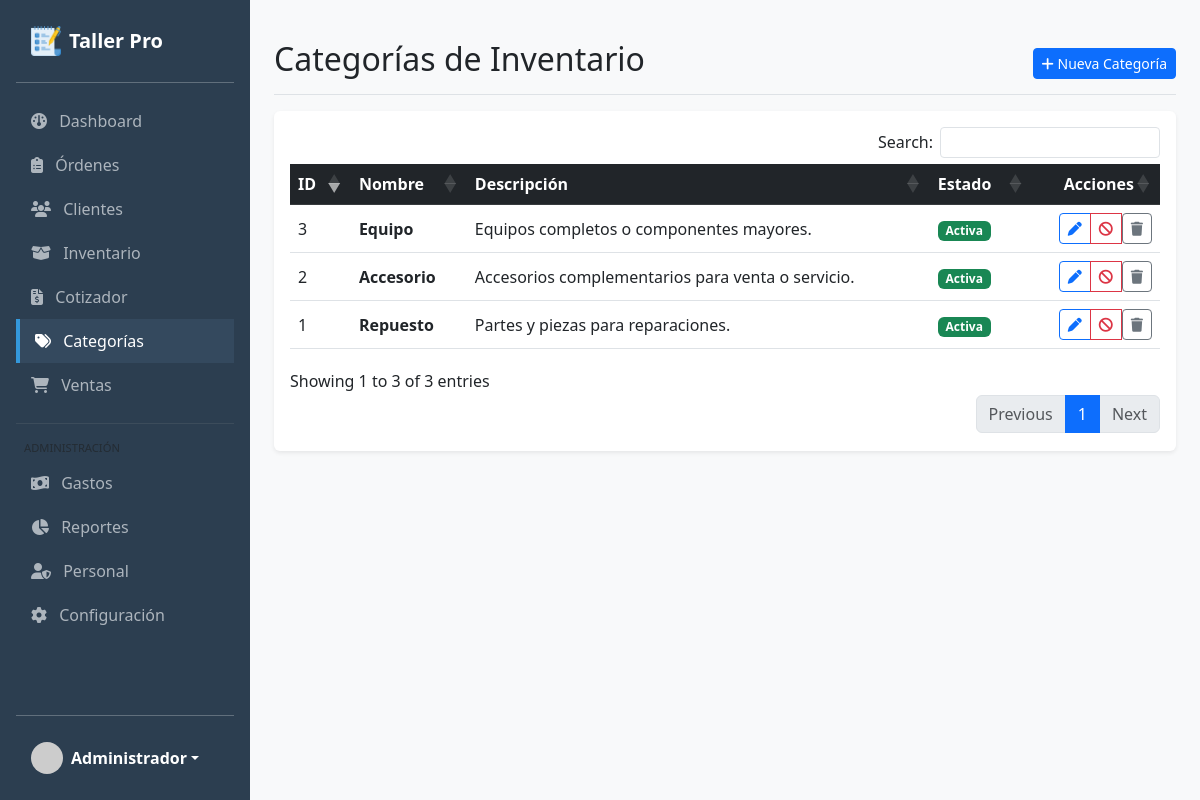
Screenshot of /categorias (signed in) with the database file from the repository.
### tables this page shows
CREATE TABLE IF NOT EXISTS `configuracion` (
  `id` int NOT NULL AUTO_INCREMENT,
  `nombre_sistema` varchar(100) DEFAULT 'Sistema Taller',
  `moneda` varchar(10) DEFAULT 'PEN',
  `simbolo_moneda` varchar(5) DEFAULT 'S/',
  `impuesto` decimal(5,2) DEFAULT '18.00',
  `telefono` varchar(20) DEFAULT NULL,
  `email` varchar(100) DEFAULT NULL,
  `direccion` text,
  `updated_at` timestamp NULL DEFAULT CURRENT_TIMESTAMP ON UPDATE CURRENT_TIMESTAMP,
  `logo` varchar(100) DEFAULT NULL,
  `terminos_orden` text,
  `mensaje_ticket` varchar(255) DEFAULT '¡Gracias por su preferencia!',
  PRIMARY KEY (`id`)
);

CREATE TABLE IF NOT EXISTS `categorias` (
  `id` int NOT NULL AUTO_INCREMENT,
  `nombre` varchar(100) NOT NULL,
  `descripcion` text,
  `estado` tinyint(1) DEFAULT '1',
  `created_at` timestamp NULL DEFAULT CURRENT_TIMESTAMP,
  PRIMARY KEY (`id`),
  UNIQUE KEY `nombre` (`nombre`)
);

### app/Controllers/CategoriaController.php (called while the page is built, shortened)
<?php
class CategoriaController extends BaseController {
    public function index() {
        $categoriaModel = new Categoria();
        $categorias = $categoriaModel->getAll();
        $this->view('categorias/index', [
            'categorias' => $categorias,
            'titulo' => 'Categorías'
        ]);
    }
}

### public/index.php (called while the page is built, shortened)
<?php
$router = new Router();
$router->get('/login', [AuthController::class, 'login']);
$router->post('/login/auth', [AuthController::class, 'authenticate']);
$router->get('/logout', [AuthController::class, 'logout']);
$router->get('/rastreo', [RastreoController::class, 'index']);
$router->get('/', [DashboardController::class, 'index']);
$router->get('/clientes', [ClienteController::class, 'index']);
$router->get('/clientes/perfil', [ClienteController::class, 'perfil']);
$router->post('/clientes/guardar', [ClienteController::class, 'store']);
$router->post('/clientes/actualizar', [ClienteController::class, 'update']);
$router->post('/clientes/cambiar-estado', [ClienteController::class, 'cambiarEstado']);
$router->get('/categorias', [CategoriaController::class, 'index']);
$router->post('/categorias/guardar', [CategoriaController::class, 'store']);
$router->post('/categorias/actualizar', [CategoriaController::class, 'update']);
$router->post('/categorias/cambiar-estado', [CategoriaController::class, 'cambiarEstado']);
$router->post('/categorias/eliminar', [CategoriaController::class, 'eliminar']);
$router->get('/productos', [ProductoController::class, 'index']);
$router->get('/productos/historial', [ProductoController::class, 'historial']);
$router->post('/productos/guardar', [ProductoController::class, 'store']);
$router->post('/productos/actualizar', [ProductoController::class, 'update']);
$router->post('/productos/cambiar-estado', [ProductoController::class, 'cambiarEstado']);
$router->post('/productos/ajustar', [ProductoController::class, 'ajustar']);
$router->get('/ordenes', [OrdenController::class, 'index']);
$router->get('/ordenes/detalle', [OrdenController::class, 'detalle']);
$router->get('/ordenes/imprimir', [OrdenController::class, 'imprimir']);
$router->get('/ordenes/etiqueta', [OrdenController::class, 'etiqueta']);
$router->get('/ordenes/garantia', [OrdenController::class, 'garantia']);
$router->post('/ordenes/guardar', [OrdenController::class, 'store']);
$router->post('/ordenes/cambiar-estado', [OrdenController::class, 'cambiarEstado']);
$router->post('/ordenes/agregar-repuesto', [OrdenController::class, 'agregarRepuesto']);
$router->post('/ordenes/eliminar-repuesto', [OrdenController::class, 'eliminarRepuesto']);
$router->post('/ordenes/mano-obra', [OrdenController::class, 'actualizarManoObra']);
$router->post('/ordenes/diagnostico', [OrdenController::class, 'guardarDiagnostico']);
$router->get('/cotizador', [CotizadorController::class, 'index']);
$router->post('/cotizador/imprimir', [CotizadorController::class, 'imprimir']);
$router->get('/ventas', [VentaController::class, 'index']);
$router->get('/ventas/crear', [VentaController::class, 'crear']);
$router->get('/ventas/imprimir', [VentaController::class, 'imprimir']);
$router->post('/ventas/guardar', [VentaController::class, 'store']);
$router->get('/gastos', [GastoController::class, 'index']);
$router->post('/gastos/guardar', [GastoController::class, 'store']);
$router->post('/gastos/eliminar', [GastoController::class, 'eliminar']);
$router->get('/reportes', [ReporteController::class, 'index']);
$router->get('/usuarios', [UsuarioController::class, 'index']);
$router->post('/usuarios/guardar', [UsuarioController::class, 'store']);
$router->post('/usuarios/actualizar', [UsuarioController::class, 'update']);
$router->post('/usuarios/cambiar-estado', [UsuarioController::class, 'cambiarEstado']);
$router->get('/configuracion', [ConfiguracionController::class, 'index']);
$router->post('/configuracion/guardar', [ConfiguracionController::class, 'update']);
$router->get('/configuracion/backup', [ConfiguracionController::class, 'backup']);
$router->run();

### app/Models/BaseModel.php (called while the page is built, shortened)
<?php
class BaseModel {
    public function __construct() {
        $database = new Database();
        $this->db = $database->getConnection();
    }
}

### config/Database.php (called while the page is built, shortened)
<?php
class Database {
    private $host = 'localhost';
    private $db_name = 'taller_db';
    private $username = 'root';
    private $password = '';
    public function getConnection() {
        $this->conn = null;
        try {
            $this->conn = new PDO("mysql:host=" . $this->host . ";dbname=" . $this->db_name, $this->username, $this->password);
            $this->conn->exec("set names utf8mb4");
            $this->conn->setAttribute(PDO::ATTR_ERRMODE, PDO::ERRMODE_EXCEPTION);
        } catch(PDOException $exception) {
            echo "Error de conexión: " . $exception->getMessage();
        }
        return $this->conn;
    }
}

### app/Models/Configuracion.php (called while the page is built, shortened)
<?php
class Configuracion extends BaseModel {
    public function obtenerConfiguracion() {
        try {
            $stmt = $this->db->prepare("SELECT * FROM configuracion LIMIT 1");
            $stmt->execute();
            return $stmt->fetch(PDO::FETCH_OBJ);
        } catch (\Exception $e) {
            return null;
        }
    }
}

### app/Models/Categoria.php (called while the page is built, shortened)
<?php
class Categoria extends BaseModel {
    public function getAll() {
        try {
            $stmt = $this->db->prepare("SELECT * FROM categorias ORDER BY nombre ASC");
            $stmt->execute();
            return $stmt->fetchAll(PDO::FETCH_OBJ);
        } catch (\Exception $e) {
            return [];
        }
    }
}

### app/Views/categorias/index.php (the view, shortened to what this page needs)
<?php require_once __DIR__ . '/../partials/header.php'; ?>
<div class="d-flex justify-content-between flex-wrap flex-md-nowrap align-items-center pt-3 pb-2 mb-3 border-bottom">
    <h1 class="h2">Categorías de Inventario</h1>
    <div class="btn-toolbar mb-2 mb-md-0">
        <button type="button" class="btn btn-sm btn-primary" onclick="abrirModalCrear()">
            <i class="fa-solid fa-plus"></i> Nueva Categoría
        </button>
    </div>
</div>
<div class="card shadow-sm">
    <div class="card-body">
        <div class="table-responsive">
            <table class="table table-hover align-middle" id="datatable">
                <thead class="table-dark">
                    <tr>
                        <th>ID</th>
                        <th>Nombre</th>
                        <th>Descripción</th>
                        <th>Estado</th>
                        <th class="text-end">Acciones</th>
                    </tr>
                </thead>
                <tbody>
                    <?php foreach($categorias as $cat): ?>
                        <tr class="<?php echo ($cat->estado == 0) ? 'table-secondary opacity-75' : ''; ?>">
                            <td><?php echo $cat->id; ?></td>
                            <td><strong><?php echo htmlspecialchars($cat->nombre); ?></strong></td>
                            <td><?php echo htmlspecialchars($cat->descripcion ?? ''); ?></td>
                            <td>
                                <?php if($cat->estado == 1): ?>
                                    <span class="badge bg-success">Activa</span>
                                <?php else: ?>
                                    <span class="badge bg-secondary">Inactiva</span>
                                <?php endif; ?>
                            </td>
                            <td class="text-end">
                                <div class="btn-group">
                                    <button class="btn btn-sm btn-outline-primary" onclick='editarCategoria(<?php echo json_encode($cat); ?>)' title="Editar">
                                        <i class="fa-solid fa-pen"></i>
                                    </button>
                                    <?php if($cat->estado == 1): ?>
                                        <button class="btn btn-sm btn-outline-danger" onclick="cambiarEstado(<?php echo $cat->id; ?>, 0)" title="Desactivar">
                                            <i class="fa-solid fa-ban"></i>
                                        </button>
                                    <?php else: ?>
                                        <button class="btn btn-sm btn-outline-success" onclick="cambiarEstado(<?php echo $cat->id; ?>, 1)" title="Activar">
                                            <i class="fa-solid fa-check"></i>
                                        </button>
                                    <?php endif; ?>
                                    <form action="/categorias/eliminar" method="POST" class="d-inline" onsubmit="return confirm('¿Eliminar esta categoría? Los productos asociados quedarán sin categoría.');">
                                        <button type="submit" class="btn btn-sm btn-outline-secondary" title="Eliminar">
                                            <i class="fa-solid fa-trash"></i>
                                        </button>
                                    </form>
                                </div>
                            </td>
                        </tr>
                    <?php endforeach; ?>
                </tbody>
            </table>
        </div>
    </div>
</div>
<?php require_once __DIR__ . '/../partials/footer.php'; ?>

### app/Views/partials/header.php (shortened to what this page needs)
<!DOCTYPE html>
<html lang="es">
<head>
    <link href="https://cdn.jsdelivr.net/npm/bootstrap@5.3.0/dist/css/bootstrap.min.css" rel="stylesheet">
    <link rel="stylesheet" href="https://cdnjs.cloudflare.com/ajax/libs/font-awesome/6.4.0/css/all.min.css">
    <link rel="stylesheet" href="https://cdn.datatables.net/1.13.4/css/dataTables.bootstrap5.min.css">
    <link rel="stylesheet" href="https://cdn.datatables.net/buttons/2.3.6/css/buttons.bootstrap5.min.css">
    <link href="https://cdn.jsdelivr.net/npm/select2@4.1.0-rc.0/dist/css/select2.min.css" rel="stylesheet" />
    <link rel="stylesheet" href="https://cdn.jsdelivr.net/npm/select2-bootstrap-5-theme@1.3.0/dist/select2-bootstrap-5-theme.min.css" />
</head>
<body>
<div class="d-flex">
    <div class="sidebar d-flex flex-column flex-shrink-0 p-3" style="width: 250px;">
        <a href="/" class="d-flex align-items-center mb-3 mb-md-0 me-md-auto text-white text-decoration-none">
            <?php if(!empty($sistema->logo)): ?>
                <img src="/uploads/logo/<?php echo $sistema->logo; ?>" height="30" class="me-2">
            <?php else: ?>
                <i class="fa-solid fa-screwdriver-wrench me-2"></i>
            <?php endif; ?>
            <span class="fs-5 fw-bold text-truncate"><?php echo substr($sistema->nombre_sistema, 0, 18); ?></span>
        </a>
        <hr>
        <ul class="nav nav-pills flex-column mb-auto">
            <li class="nav-item"><a href="/" class="<?php echo ($_SERVER['REQUEST_URI'] == '/' || $_SERVER['REQUEST_URI'] == '') ? 'active' : ''; ?>"><i class="fa-solid fa-gauge me-2"></i> Dashboard</a></li>
            <li><a href="/ordenes" class="<?php echo (strpos($_SERVER['REQUEST_URI'], '/ordenes') !== false) ? 'active' : ''; ?>"><i class="fa-solid fa-clipboard-list me-2"></i> Órdenes</a></li>
            <li><a href="/clientes" class="<?php echo (strpos($_SERVER['REQUEST_URI'], '/clientes') !== false) ? 'active' : ''; ?>"><i class="fa-solid fa-users me-2"></i> Clientes</a></li>
            <li><a href="/productos" class="<?php echo (strpos($_SERVER['REQUEST_URI'], '/productos') !== false) ? 'active' : ''; ?>"><i class="fa-solid fa-box-open me-2"></i> Inventario</a></li>
            <li><a href="/cotizador" class="<?php echo (strpos($_SERVER['REQUEST_URI'], '/cotizador') !== false) ? 'active' : ''; ?>"><i class="fa-solid fa-file-invoice-dollar me-2"></i> Cotizador</a></li>
            <li><a href="/categorias" class="<?php echo (strpos($_SERVER['REQUEST_URI'], '/categorias') !== false) ? 'active' : ''; ?>"><i class="fa-solid fa-tags me-2"></i> Categorías</a></li>
            <li><a href="/ventas" class="<?php echo (strpos($_SERVER['REQUEST_URI'], '/ventas') !== false) ? 'active' : ''; ?>"><i class="fa-solid fa-cart-shopping me-2"></i> Ventas</a></li>
            <?php if(isset($_SESSION['user_role']) && $_SESSION['user_role'] === 'admin'): ?>
                <hr class="text-secondary">
                <div class="small text-muted text-uppercase mb-1 ms-2" style="font-size:0.7em;">Administración</div>
                <li><a href="/gastos" class="<?php echo (strpos($_SERVER['REQUEST_URI'], '/gastos') !== false) ? 'active' : ''; ?>"><i class="fa-solid fa-money-bill-wave me-2"></i> Gastos</a></li>
                <li><a href="/reportes" class="<?php echo (strpos($_SERVER['REQUEST_URI'], '/reportes') !== false) ? 'active' : ''; ?>"><i class="fa-solid fa-chart-pie me-2"></i> Reportes</a></li>
                <li><a href="/usuarios" class="<?php echo (strpos($_SERVER['REQUEST_URI'], '/usuarios') !== false) ? 'active' : ''; ?>"><i class="fa-solid fa-user-shield me-2"></i> Personal</a></li>
                <li><a href="/configuracion" class="<?php echo (strpos($_SERVER['REQUEST_URI'], '/configuracion') !== false) ? 'active' : ''; ?>"><i class="fa-solid fa-gear me-2"></i> Configuración</a></li>
            <?php endif; ?>
        </ul>
        <hr>
        <div class="dropdown">
            <a href="#" class="d-flex align-items-center text-white text-decoration-none dropdown-toggle" data-bs-toggle="dropdown">
                <img src="https://ui-avatars.com/api/?name=<?php echo urlencode($_SESSION['user_name'] ?? 'Admin'); ?>&background=random" width="32" height="32" class="rounded-circle me-2">
                <strong><?php echo $_SESSION['user_name'] ?? 'Usuario'; ?></strong>
            </a>
        </div>
    </div>
    <div class="container-fluid p-4" style="width: 100%;">

### app/Views/partials/header.php (style rules this page uses)
body { background-color: #f8f9fa; }
.sidebar { min-height: 100vh; background: #2c3e50; color: white; }
.sidebar a { color: #adb5bd; text-decoration: none; padding: 10px 15px; display: block; }
.sidebar a:hover, .sidebar a.active { background: #34495e; color: white; border-left: 4px solid #3498db; }
.card { border: none; box-shadow: 0 0 15px rgba(0,0,0,0.05); }

### rows the page displays
configuracion: logo (picture), nombre_sistema "Taller Pro"
categorias: id "2", nombre "Accesorio", descripcion "Accesorios complementarios para venta o servicio.", estado "Activa"
categorias: id "3", nombre "Equipo", descripcion "Equipos completos o componentes mayores.", estado "Activa"
categorias: id "1", nombre "Repuesto", descripcion "Partes y piezas para reparaciones.", estado "Activa"

### other values shown
$_SESSION['user_name'] "Administrador"
